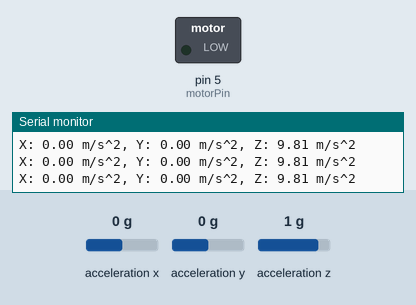
This sketch was run on a simulated Arduino Uno, built with avr-gcc and run on an emulated ATmega328P. Parts: switched loads named in the sketch (green lamp = pin HIGH), the last lines printed to the serial monitor. The inputs (shaded band) are chosen by the test bench; at power-on: acceleration x 0 g, acceleration y 0 g, acceleration z 1 g.

Above: at 1.2 s.
1.3 s: acceleration x set to -0.3 g
2.8 s: acceleration x set to -0.6 g
At 3.9 s:
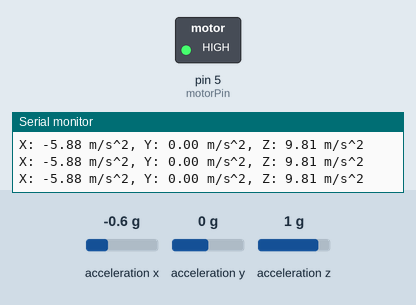
Timing chart, 0 to 5.8 s (numbered marks = the images above; inputs shaded):
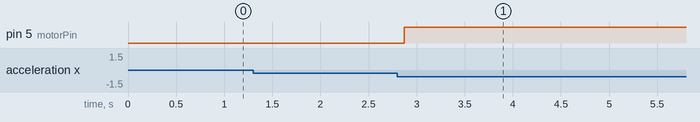

Measured:
- the behaviour switches between -0.4 and -0.5 g on acceleration x (found by bisection; images 0 and 1)
- after the input at 2.8 s, pin 5 (motorPin): LOW → HIGH after 0.07 s

The sketch:

storprojekt.ino
```cpp
/*
* Name: Spynal
* Author: Simon Lendvai
* Date: 2025-02-07
* Description: This project uses a ADXL345 accelerometer to determin the angle a person is sitting and activates
* a motor if a certain threshold is passed.
*/

// Import libraries
#include <Wire.h>
#include <Adafruit_Sensor.h>
#include <Adafruit_ADXL345_U.h>

Adafruit_ADXL345_Unified accel = Adafruit_ADXL345_Unified();

int motorPin = 5;

void setup() {
  pinMode(motorPin, OUTPUT);
  Serial.begin(9600); // Initialize serial communication
  if (!accel.begin()) {
    Serial.println("No ADXL345 detected. Check wiring!");
    while (1);
  }
  Serial.println("ADXL345 initialized.");
}

void loop() {
  sensors_event_t event;
  accel.getEvent(&event);

  // Print the acceleration values
  Serial.print("X: ");
  Serial.print(event.acceleration.x);
  Serial.print(" m/s^2, Y: ");
  Serial.print(event.acceleration.y);
  Serial.print(" m/s^2, Z: ");
  Serial.print(event.acceleration.z);
  Serial.println(" m/s^2");

  // Motor control logic
  if (event.acceleration.z < -5 || event.acceleration.x > 4 || event.acceleration.x < -4) {
    digitalWrite(motorPin, HIGH);
  } else {
    digitalWrite(motorPin, LOW);
  }

  delay(100); // Delay for readability and motor control stability
}
```
